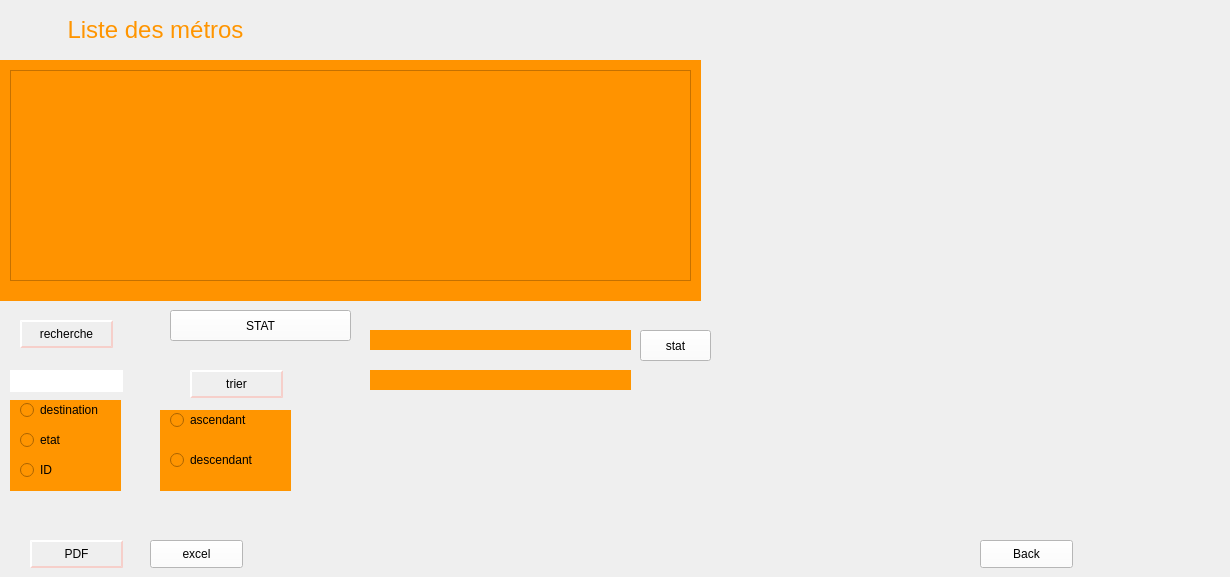
      <widget class="QWidget" name="tab_7">
       <attribute name="title">
        <string>fonctionalites</string>
       </attribute>
       <widget class="QLabel" name="label_25">
        <property name="geometry">
         <rect>
          <x>0</x>
          <y>10</y>
          <width>311</width>
          <height>41</height>
         </rect>
        </property>
        <property name="text">
         <string>&lt;html&gt;&lt;head/&gt;&lt;body&gt;&lt;p align=&quot;center&quot;&gt;&lt;span style=&quot; font-size:18pt; color:#ff9500;&quot;&gt;Liste des métros&lt;/span&gt;&lt;/p&gt;&lt;/body&gt;&lt;/html&gt;</string>
        </property>
       </widget>
       <widget class="QLineEdit" name="line_recherche_critere">
        <property name="geometry">
         <rect>
          <x>10</x>
          <y>370</y>
          <width>113</width>
          <height>22</height>
         </rect>
        </property>
        <property name="styleSheet">
         <string notr="true">border-width: 2px;
background-color: rgb(255, 255, 255);
border-style: solid;
border-color: white;</string>
        </property>
       </widget>
       <widget class="QPushButton" name="recherche_critere_emp">
        <property name="geometry">
         <rect>
          <x>20</x>
          <y>320</y>
          <width>93</width>
          <height>28</height>
         </rect>
        </property>
        <property name="styleSheet">
         <string notr="true">QPushButton {
color: #FFFFF;
border: 2px solid #F6CFCA;
border-radius: 20px;
border-style: outset;
background: qradialgradient(
cx: 0.3, cy: -0.4, fx: 0.3, fy: -0.4,
radius: 1.35, stop: 0 #fff, stop: 1 #fff
);
padding: 0.3rem 0.2rem;
}

QPushButton:hover {
background: qradialgradient(
cx: 0.3, cy: -0.4, fx: 0.3, fy: -0.4,
radius: 1.35, stop: 0 #fff, stop: 1 #bbb
);
 
    background-color:#FE7F9C	;
    border-radius: 15px;
}</string>
        </property>
        <property name="text">
         <string>recherche</string>
        </property>
       </widget>
       <widget class="QPushButton" name="pushButton_trier_salaire">
        <property name="geometry">
         <rect>
          <x>190</x>
          <y>370</y>
          <width>93</width>
          <height>28</height>
         </rect>
        </property>
        <property name="styleSheet">
         <string notr="true">QPushButton {
color: #FFFFF;
border: 2px solid #F6CFCA;
border-radius: 20px;
border-style: outset;
background: qradialgradient(
cx: 0.3, cy: -0.4, fx: 0.3, fy: -0.4,
radius: 1.35, stop: 0 #fff, stop: 1 #fff
);
padding: 0.3rem 0.2rem;
}

QPushButton:hover {
background: qradialgradient(
cx: 0.3, cy: -0.4, fx: 0.3, fy: -0.4,
radius: 1.35, stop: 0 #fff, stop: 1 #bbb
);
 
    background-color:#FE7F9C	;
    border-radius: 15px;
}</string>
        </property>
        <property name="text">
         <string>trier</string>
        </property>
       </widget>
       <widget class="QPushButton" name="pushButton_pdf_materiel">
        <property name="geometry">
         <rect>
          <x>30</x>
          <y>540</y>
          <width>93</width>
          <height>28</height>
         </rect>
        </property>
        <property name="styleSheet">
         <string notr="true">QPushButton {
color: #FFFFF;
border: 2px solid #F6CFCA;
border-radius: 20px;
border-style: outset;
background: qradialgradient(
cx: 0.3, cy: -0.4, fx: 0.3, fy: -0.4,
radius: 1.35, stop: 0 #fff, stop: 1 #fff
);
padding: 0.3rem 0.2rem;
}

QPushButton:hover {
background: qradialgradient(
cx: 0.3, cy: -0.4, fx: 0.3, fy: -0.4,
radius: 1.35, stop: 0 #fff, stop: 1 #bbb
);
 
    background-color:#FE7F9C	;
    border-radius: 15px;
}</string>
        </property>
        <property name="text">
         <string>PDF</string>
        </property>
       </widget>
       <widget class="QPushButton" name="pushButton_10">
        <property name="geometry">
         <rect>
          <x>170</x>
          <y>310</y>
          <width>181</width>
          <height>31</height>
         </rect>
        </property>
        <property name="styleSheet">
         <string notr="true">background-color: rgb(255, 255, 255);</string>
        </property>
        <property name="text">
         <string>STAT</string>
        </property>
       </widget>
       <widget class="QLabel" name="label_stag">
        <property name="geometry">
         <rect>
          <x>370</x>
          <y>330</y>
          <width>121</width>
          <height>20</height>
         </rect>
        </property>
        <property name="styleSheet">
         <string notr="true">background-color: rgb(255, 149, 0);</string>
        </property>
        <property name="text">
         <string/>
        </property>
       </widget>
       <widget class="QLabel" name="label_norm">
        <property name="geometry">
         <rect>
          <x>370</x>
          <y>370</y>
          <width>101</width>
          <height>20</height>
         </rect>
        </property>
        <property name="styleSheet">
         <string notr="true">background-color: rgb(255, 149, 0);</string>
        </property>
        <property name="text">
         <string/>
        </property>
       </widget>
       <widget class="QLabel" name="label_26">
        <property name="geometry">
         <rect>
          <x>410</x>
          <y>330</y>
          <width>221</width>
          <height>20</height>
         </rect>
        </property>
        <property name="styleSheet">
         <string notr="true">background-color: rgb(255, 149, 0);</string>
        </property>
        <property name="text">
         <string/>
        </property>
       </widget>
       <widget class="QLabel" name="label_27">
        <property name="geometry">
         <rect>
          <x>410</x>
          <y>370</y>
          <width>221</width>
          <height>20</height>
         </rect>
        </property>
        <property name="styleSheet">
         <string notr="true">background-color: rgb(255, 149, 0);</string>
        </property>
        <property name="text">
         <string/>
        </property>
       </widget>
       <widget class="QPushButton" name="pushButton_11">
        <property name="geometry">
         <rect>
          <x>640</x>
          <y>330</y>
          <width>71</width>
          <height>31</height>
         </rect>
        </property>
        <property name="font">
         <font>
          <family>MS Shell Dlg 2</family>
         </font>
        </property>
        <property name="styleSheet">
         <string notr="true">background-color: rgb(255, 255, 255);</string>
        </property>
        <property name="text">
         <string>stat</string>
        </property>
       </widget>
       <widget class="QWidget" name="verticalLayoutWidget_3">
        <property name="geometry">
         <rect>
          <x>720</x>
          <y>70</y>
          <width>501</width>
          <height>441</height>
         </rect>
        </property>
        <layout class="QVBoxLayout" name="vertical_layout_stat1"/>
       </widget>
       <widget class="QPushButton" name="pushButton_12">
        <property name="geometry">
         <rect>
          <x>980</x>
          <y>540</y>
          <width>93</width>
          <height>28</height>
         </rect>
        </property>
        <property name="styleSheet">
         <string notr="true">background-color: rgb(255, 255, 255);</string>
        </property>
        <property name="text">
         <string>Back</string>
        </property>
       </widget>
       <widget class="QPushButton" name="pushButton_13">
        <property name="geometry">
         <rect>
          <x>150</x>
          <y>540</y>
          <width>93</width>
          <height>28</height>
         </rect>
        </property>
        <property name="styleSheet">
         <string notr="true">background-color: rgb(255, 255, 255);</string>
        </property>
        <property name="text">
         <string>excel</string>
        </property>
       </widget>
       <widget class="QWidget" name="widget_4" native="true">
        <property name="geometry">
         <rect>
          <x>10</x>
          <y>400</y>
          <width>111</width>
          <height>91</height>
         </rect>
        </property>
        <property name="styleSheet">
         <string notr="true">background-color: rgb(255, 149, 0);
border-color: rgb(49, 49, 49);</string>
        </property>
        <widget class="QRadioButton" name="radioButton_salaire">
         <property name="geometry">
          <rect>
           <x>10</x>
           <y>0</y>
           <width>101</width>
           <height>20</height>
          </rect>
         </property>
         <property name="text">
          <string>destination</string>
         </property>
        </widget>
        <widget class="QRadioButton" name="radioButton_nom">
         <property name="geometry">
          <rect>
           <x>10</x>
           <y>30</y>
           <width>97</width>
           <height>20</height>
          </rect>
         </property>
         <property name="text">
          <string>etat</string>
         </property>
        </widget>
        <widget class="QRadioButton" name="radioButton_ID">
         <property name="geometry">
          <rect>
           <x>10</x>
           <y>60</y>
           <width>97</width>
           <height>20</height>
          </rect>
         </property>
         <property name="text">
          <string>ID</string>
         </property>
        </widget>
       </widget>
       <widget class="QWidget" name="widget_5" native="true">
        <property name="geometry">
         <rect>
          <x>160</x>
          <y>410</y>
          <width>131</width>
          <height>81</height>
         </rect>
        </property>
        <property name="styleSheet">
         <string notr="true">background-color: rgb(255, 149, 0);
border-color: rgb(49, 49, 49);</string>
        </property>
        <widget class="QRadioButton" name="rb_asc_historique">
         <property name="geometry">
          <rect>
           <x>10</x>
           <y>0</y>
           <width>97</width>
           <height>20</height>
          </rect>
         </property>
         <property name="text">
          <string>ascendant</string>
         </property>
        </widget>
        <widget class="QRadioButton" name="rb_desc_historique">
         <property name="geometry">
          <rect>
           <x>10</x>
           <y>40</y>
           <width>101</width>
           <height>20</height>
          </rect>
         </property>
         <property name="styleSheet">
          <string notr="true">QRadioBotton {

border: 2px solid #F6CFCA;
border-radius: 20px;
border-style: outset;
background: qradialgradient(
cx: 0.3, cy: -0.4, fx: 0.3, fy: -0.4,
radius: 1.35, stop: 0 , stop: 1 
);
padding: 0.3rem 0.2rem;
}
QRadioBotton:hover {
background: qradialgradient(
cx: 0.3, cy: -0.4, fx: 0.3, fy: -0.4,
radius: 1.35, stop: 0 , stop: 1 #bbb
);
 
    background-color:#98FB98	;
    border-radius: 15px;
}</string>
         </property>
         <property name="text">
          <string>descendant</string>
         </property>
        </widget>
       </widget>
       <widget class="QWidget" name="widget_6" native="true">
        <property name="geometry">
         <rect>
          <x>0</x>
          <y>60</y>
          <width>701</width>
          <height>241</height>
         </rect>
        </property>
        <property name="styleSheet">
         <string notr="true">background-color: rgb(255, 147, 0);</string>
        </property>
        <widget class="QTableView" name="tableView_2">
         <property name="geometry">
          <rect>
           <x>10</x>
           <y>10</y>
           <width>681</width>
           <height>211</height>
          </rect>
         </property>
         <property name="styleSheet">
          <string notr="true">QHeaderView::section
{
    background-color: qlineargradient(spread:repeat, x1:1, y1:0, x2:1, y2:1, stop:0 rgba(227, 227, 227, 255),stop:1 rgba(187, 187, 187, 255));
	border: 1px solid #000;
    color: #000;
    text-align: left;
	padding: 4px;
	
}


QHeaderView::section:disabled
{
    background-color: #525251;
    color: #656565;

}


QHeaderView::section:checked
{
    background-color: qlineargradient(spread:repeat, x1:1, y1:0, x2:1, y2:1, stop:0 rgba(227, 227, 227, 255),stop:1 rgba(187, 187, 187, 255));
    color: #000;

}


QHeaderView::section::vertical::first,
QHeaderView::section::vertical::only-one
{
    border-top: 1px solid #353635;

}


QHeaderView::section::vertical
{
    border-top: 1px solid #353635;

}


QHeaderView::section::horizontal::first,
QHeaderView::section::horizontal::only-one
{
    border-left: 1px solid #353635;

}


QHeaderView::section::horizontal
{
    border-left: 1px solid #353635;

}


QTableCornerButton::section
{
    background-color: qlineargradient(spread:repeat, x1:1, y1:0, x2:1, y2:1, stop:0 rgba(227, 227, 227, 255),stop:1 rgba(187, 187, 187, 255));
	border: 1px solid #000;
    color: #fff;

}</string>
         </property>
        </widget>
       </widget>
      </widget>
